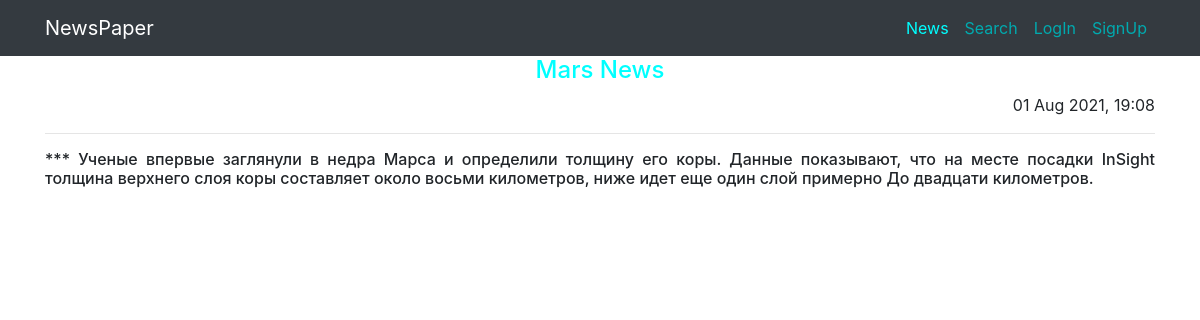
Screenshot of /news/10 (signed in) with the database file from the repository.
### news/models.py (models this page shows, shortened)
class Post(models.Model):
    author = models.ForeignKey(Author, on_delete=models.CASCADE)
    NEWS = 'NW'
    ARTICLE = 'AR'
    CATEGORY_CHOICES = (
        (NEWS, 'Новость'),
        (ARTICLE, 'Статья'),
    )
    categoryType = models.CharField(max_length=2, choices=CATEGORY_CHOICES, default=ARTICLE)
    dateCreation = models.DateTimeField(auto_now_add=True)
    postCategory = models.ManyToManyField(Category, through='PostCategory')
    title = models.TextField(max_length=128)
    text = models.TextField()
    rating = models.SmallIntegerField(default=0)

### news/views.py (the view)
# urls.py: path('<int:pk>', PostDetail.as_view()),
class PostDetail(PermissionRequiredMixin, DetailView):
    permission_required = ('news.add_post', 'news.change_post')
    model = Post
    template_name = 'post.html'
    context_object_name = 'post'
    queryset = Post.objects.all()

### news/templatetags/for_censor.py (called while the page is built)
@register.filter
def censor(bad):
    wordfilter_list = [
        'Fuck', 'FUCK'
    ]
    for c in wordfilter_list:
        bad = bad.replace(c, '***')
    return bad

### templates/post.html (shortened to what this page needs)
{% extends 'flatpages/default.html' %}
{% load for_censor %}
{% block content %}
    <h4 style="color:#00FFFF">{{ post.title|censor}}</h4>
    <p style="text-align: right;">{{ post.dateCreation | date:'d M Y, H:m'}}</p>
    <hr>
    <h6 align="justify">{{ post.text|censor }}</h6>
{% endblock content %}

### rows the page displays
Post: title|censor "Mars News", dateCreation "01 Aug 2021, 19:08", text|censor "*** Ученые впервые заглянули в недра Марса и определили толщину его коры. Данные показывают, что на месте посадки InSight толщина верхнего слоя коры составляет около восьми километров, ниже идет еще один слой примерно До двадцати километров."
